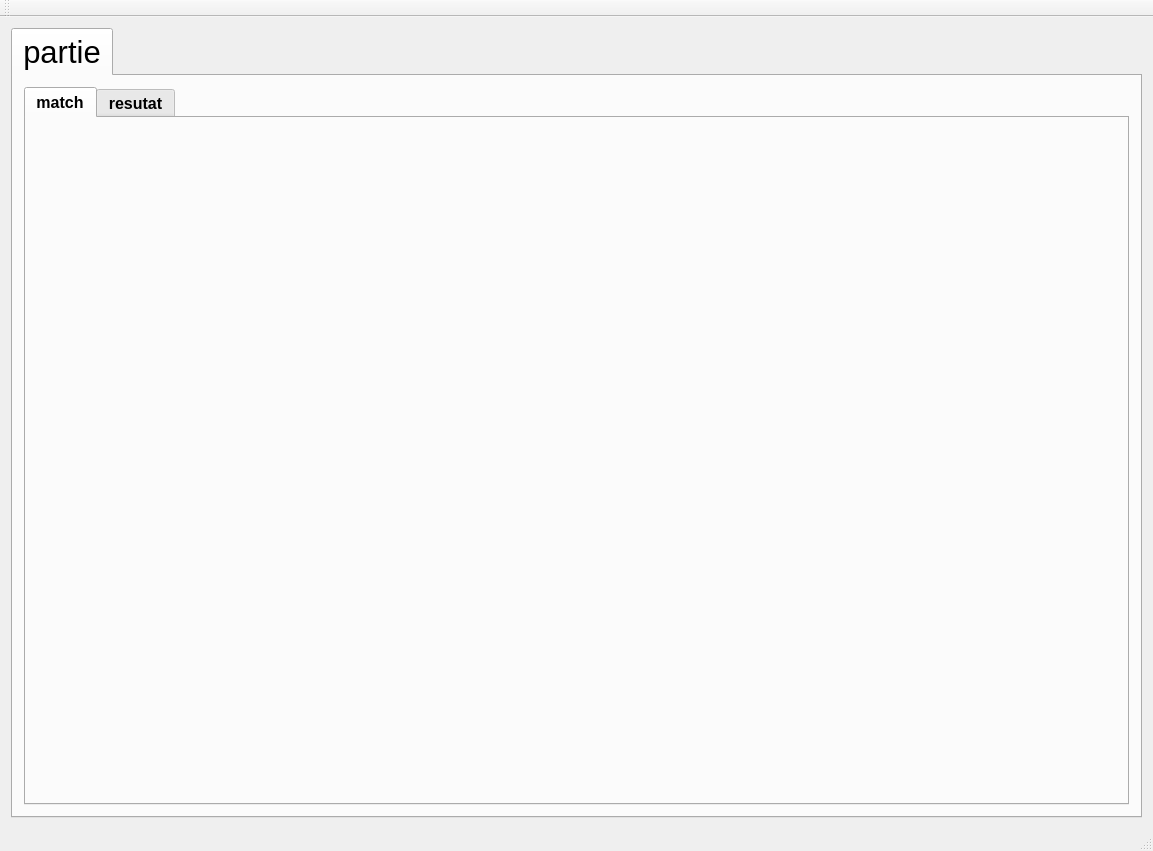
<?xml version="1.0" encoding="UTF-8"?>
<ui version="4.0">
 <class>Exemple</class>
 <widget class="QMainWindow" name="Exemple">
  <property name="geometry">
   <rect>
    <x>0</x>
    <y>0</y>
    <width>1153</width>
    <height>851</height>
   </rect>
  </property>
  <property name="windowTitle">
   <string>Exemple</string>
  </property>
  <widget class="QWidget" name="centralWidget">
   <layout class="QVBoxLayout" name="verticalLayout_8">
    <item>
     <widget class="QTabWidget" name="tabWidget">
      <property name="font">
       <font>
        <pointsize>23</pointsize>
        <weight>50</weight>
        <bold>false</bold>
       </font>
      </property>
      <property name="currentIndex">
       <number>0</number>
      </property>
      <widget class="QWidget" name="tab_5">
       <attribute name="title">
        <string>partie</string>
       </attribute>
       <layout class="QVBoxLayout" name="verticalLayout_2">
        <item>
         <widget class="QTabWidget" name="tabWidget_2">
          <property name="font">
           <font>
            <pointsize>12</pointsize>
            <weight>75</weight>
            <bold>true</bold>
           </font>
          </property>
          <property name="currentIndex">
           <number>0</number>
          </property>
          <widget class="QWidget" name="tab_7">
           <attribute name="title">
            <string>match</string>
           </attribute>
           <layout class="QVBoxLayout" name="verticalLayout_3"/>
          </widget>
          <widget class="QWidget" name="resultat">
           <attribute name="title">
            <string>resutat</string>
           </attribute>
           <layout class="QVBoxLayout" name="verticalLayout_4">
            <item>
             <widget class="QTabWidget" name="tabWidget_4">
              <property name="font">
               <font>
                <kerning>false</kerning>
               </font>
              </property>
              <property name="currentIndex">
               <number>0</number>
              </property>
              <widget class="QWidget" name="tab_10">
               <attribute name="title">
                <string>Eliminatoire-A</string>
               </attribute>
               <widget class="QTableView" name="tableView_12">
                <property name="geometry">
                 <rect>
                  <x>30</x>
                  <y>60</y>
                  <width>961</width>
                  <height>281</height>
                 </rect>
                </property>
               </widget>
               <widget class="QPushButton" name="pushButton_11">
                <property name="geometry">
                 <rect>
                  <x>610</x>
                  <y>370</y>
                  <width>151</width>
                  <height>41</height>
                 </rect>
                </property>
                <property name="text">
                 <string>Update</string>
                </property>
               </widget>
              </widget>
              <widget class="QWidget" name="tab_17">
               <attribute name="title">
                <string>ELim-B</string>
               </attribute>
               <widget class="QTableView" name="tableView_11">
                <property name="geometry">
                 <rect>
                  <x>30</x>
                  <y>60</y>
                  <width>791</width>
                  <height>281</height>
                 </rect>
                </property>
               </widget>
               <widget class="QPushButton" name="pushButton_10">
                <property name="geometry">
                 <rect>
                  <x>610</x>
                  <y>370</y>
                  <width>151</width>
                  <height>41</height>
                 </rect>
                </property>
                <property name="text">
                 <string>Update</string>
                </property>
               </widget>
              </widget>
              <widget class="QWidget" name="tab_18">
               <attribute name="title">
                <string>ELim-C</string>
               </attribute>
               <widget class="QTableView" name="tableView_10">
                <property name="geometry">
                 <rect>
                  <x>30</x>
                  <y>50</y>
                  <width>791</width>
                  <height>281</height>
                 </rect>
                </property>
               </widget>
               <widget class="QPushButton" name="pushButton_9">
                <property name="geometry">
                 <rect>
                  <x>610</x>
                  <y>360</y>
                  <width>151</width>
                  <height>41</height>
                 </rect>
                </property>
                <property name="text">
                 <string>Update</string>
                </property>
               </widget>
              </widget>
              <widget class="QWidget" name="tab_19">
               <attribute name="title">
                <string>1/8</string>
               </attribute>
               <widget class="QTableView" name="tableView_9">
                <property name="geometry">
                 <rect>
                  <x>40</x>
                  <y>50</y>
                  <width>781</width>
                  <height>281</height>
                 </rect>
                </property>
               </widget>
               <widget class="QPushButton" name="pushButton_8">
                <property name="geometry">
                 <rect>
                  <x>620</x>
                  <y>360</y>
                  <width>151</width>
                  <height>41</height>
                 </rect>
                </property>
                <property name="text">
                 <string>Update</string>
                </property>
               </widget>
              </widget>
              <widget class="QWidget" name="tab_20">
               <attribute name="title">
                <string>1/4</string>
               </attribute>
               <widget class="QTableView" name="tableView_5">
                <property name="geometry">
                 <rect>
                  <x>30</x>
                  <y>50</y>
                  <width>791</width>
                  <height>281</height>
                 </rect>
                </property>
               </widget>
               <widget class="QPushButton" name="pushButton_7">
                <property name="geometry">
                 <rect>
                  <x>610</x>
                  <y>360</y>
                  <width>151</width>
                  <height>41</height>
                 </rect>
                </property>
                <property name="text">
                 <string>Update</string>
                </property>
               </widget>
              </widget>
              <widget class="QWidget" name="tab_21">
               <attribute name="title">
                <string>1/2</string>
               </attribute>
               <widget class="QTableView" name="tableView_6">
                <property name="geometry">
                 <rect>
                  <x>40</x>
                  <y>60</y>
                  <width>771</width>
                  <height>281</height>
                 </rect>
                </property>
               </widget>
               <widget class="QPushButton" name="pushButton_6">
                <property name="geometry">
                 <rect>
                  <x>620</x>
                  <y>370</y>
                  <width>151</width>
                  <height>41</height>
                 </rect>
                </property>
                <property name="text">
                 <string>Update</string>
                </property>
               </widget>
              </widget>
              <widget class="QWidget" name="tab_22">
               <attribute name="title">
                <string>3_place</string>
               </attribute>
               <widget class="QTableView" name="tableView_7">
                <property name="geometry">
                 <rect>
                  <x>30</x>
                  <y>60</y>
                  <width>781</width>
                  <height>281</height>
                 </rect>
                </property>
               </widget>
               <widget class="QPushButton" name="pushButton_5">
                <property name="geometry">
                 <rect>
                  <x>610</x>
                  <y>370</y>
                  <width>151</width>
                  <height>41</height>
                 </rect>
                </property>
                <property name="text">
                 <string>Update</string>
                </property>
               </widget>
              </widget>
              <widget class="QWidget" name="tab_11">
               <attribute name="title">
                <string>Finale</string>
               </attribute>
               <widget class="QTableView" name="tableView_8">
                <property name="geometry">
                 <rect>
                  <x>30</x>
                  <y>60</y>
                  <width>791</width>
                  <height>281</height>
                 </rect>
                </property>
               </widget>
               <widget class="QPushButton" name="pushButton_3">
                <property name="geometry">
                 <rect>
                  <x>610</x>
                  <y>370</y>
                  <width>151</width>
                  <height>41</height>
                 </rect>
                </property>
                <property name="sizePolicy">
                 <sizepolicy hsizetype="Minimum" vsizetype="Fixed">
                  <horstretch>0</horstretch>
                  <verstretch>0</verstretch>
                 </sizepolicy>
                </property>
                <property name="font">
                 <font>
                  <weight>75</weight>
                  <italic>false</italic>
                  <bold>true</bold>
                 </font>
                </property>
                <property name="cursor">
                 <cursorShape>PointingHandCursor</cursorShape>
                </property>
                <property name="text">
                 <string>Update</string>
                </property>
               </widget>
              </widget>
             </widget>
            </item>
           </layout>
          </widget>
         </widget>
        </item>
       </layout>
      </widget>
     </widget>
    </item>
   </layout>
  </widget>
  <widget class="QMenuBar" name="menuBar">
   <property name="geometry">
    <rect>
     <x>0</x>
     <y>0</y>
     <width>1153</width>
     <height>21</height>
    </rect>
   </property>
  </widget>
  <widget class="QToolBar" name="mainToolBar">
   <attribute name="toolBarArea">
    <enum>TopToolBarArea</enum>
   </attribute>
   <attribute name="toolBarBreak">
    <bool>false</bool>
   </attribute>
  </widget>
  <widget class="QStatusBar" name="statusBar"/>
 </widget>
 <layoutdefault spacing="6" margin="11"/>
 <resources/>
 <connections/>
</ui>
